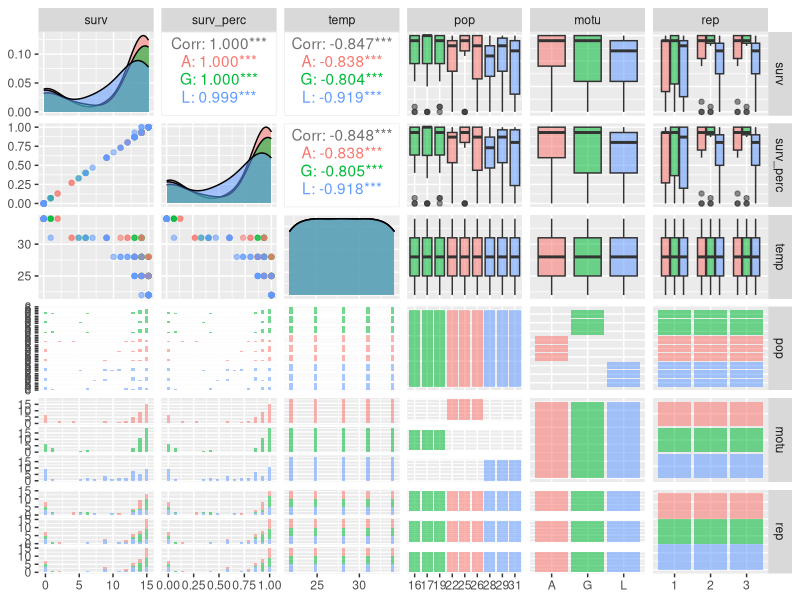
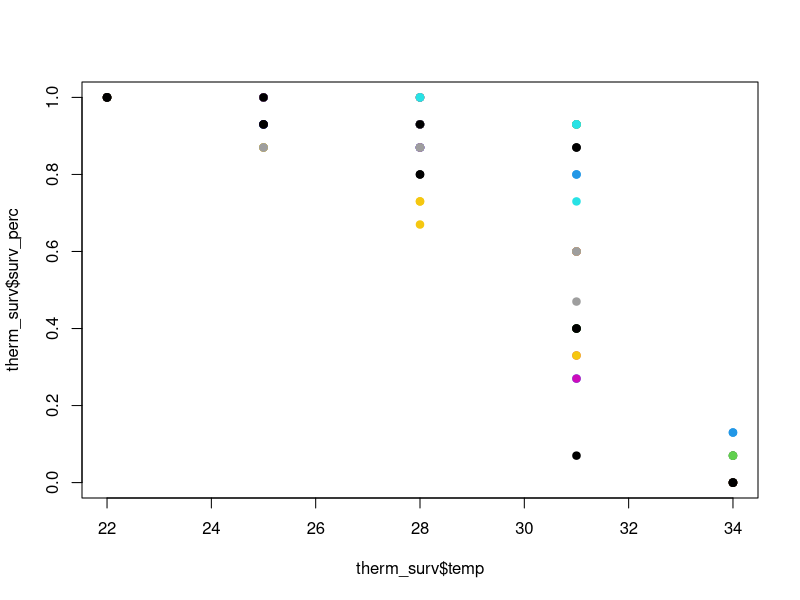
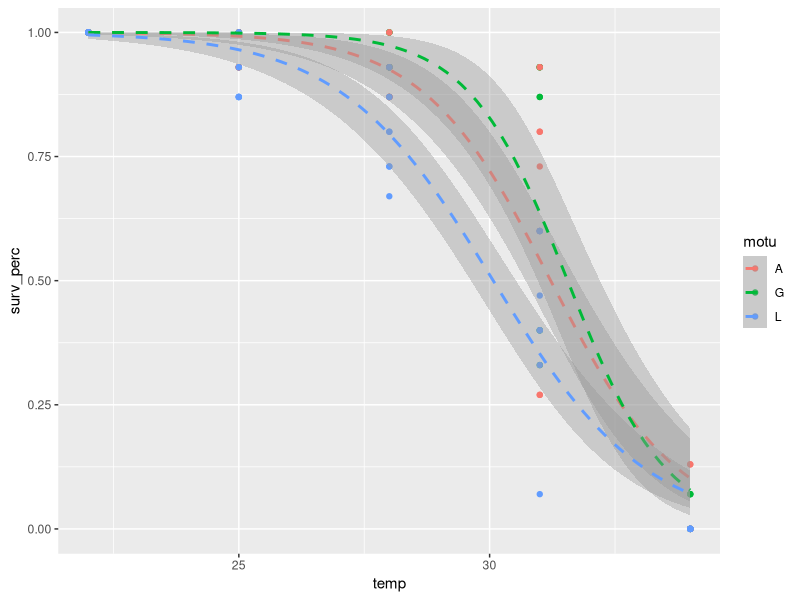
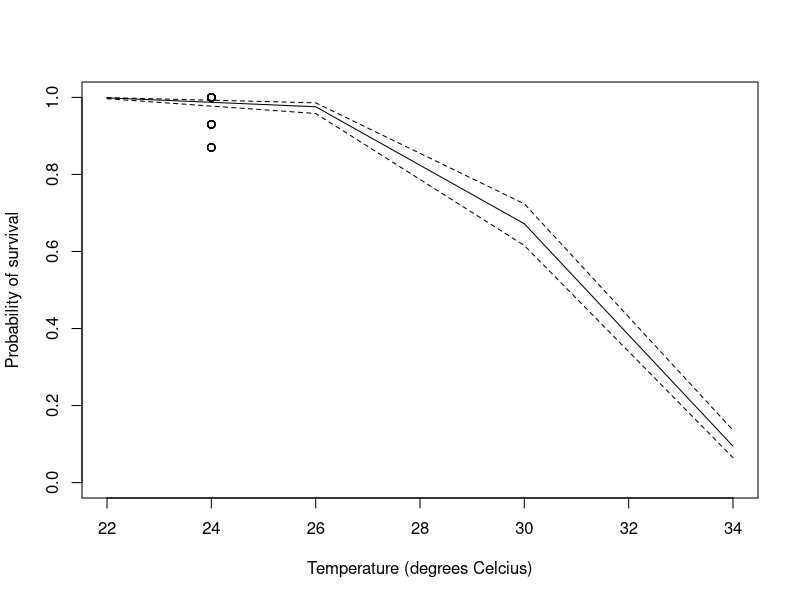

Here is the R script that generated these plots, in order:
## set WD
# setwd() # set the working directory

## load packages
library(survival)
library(survminer)
library(car) # logit transforming percentage data
library(GGally) # data explorartion
library(dplyr) # select function

## load data
therm_surv <- read.csv("gammroes_temp_survival_LF.csv", header = T, sep = ",", row.names = c(1) ,stringsAsFactors = FALSE)
therm_surv$pop <- as.factor(therm_surv$pop)
therm_surv$motu <- as.factor(therm_surv$motu)
therm_surv$rep <- as.factor(therm_surv$rep)

## data exploration
# change plot size (optional)
options(repr.plot.width = 20, repr.plot.height = 10)

therm_surv %>% 
  select("surv", "surv_perc", "temp", "pop", "motu", "rep") %>%
  ggpairs(mapping = aes(color = therm_surv$motu, alpha = 0.5))

## GLM with binomial distribution
plot(therm_surv$surv_perc ~ therm_surv$temp,
     pch = 19,
     col = factor(therm_surv$pop))
mod <- glm(surv_perc ~ temp, data = therm_surv, family = binomial)
summary(mod)

mod2 <- glm(surv_perc ~ temp, data = therm_surv, family = quasibinomial)
summary(mod2) # dispersion parametre = 0.1644116

## generate prediction frame
ggplot(therm_surv, aes(temp, surv_perc, col = motu)) +
  geom_point() +
  xlim(22, 34) +
  geom_smooth(method = "glm", se = T,
              method.args = list(family = "quasibinomial"), linetype = "dashed")  ## use prediction data here

## visualising the glm
MyData <- data.frame(temp = 
                       seq(from = min(therm_surv$temp),
                           to = max(therm_surv$temp), by = 4))
P1 <- predict(mod2, newdata = MyData, type = "link", se = TRUE)
plot(MyData$temp, exp(P1$fit) / (1+exp(P1$fit)),
     type = "l", ylim = c(0, 1),
     xlab = "Temperature (degrees Celcius)",
     ylab = "Probability of survival")
lines(MyData$temp, exp(P1$fit + 1.96 * P1$se.fit) / 
      (1 + exp(P1$fit + 1.96 * P1$se.fit)), lty = 2)
lines(MyData$temp, exp(P1$fit - 1.96 * P1$se.fit) / 
        (1 + exp(P1$fit - 1.96 * P1$se.fit)), lty = 2)
points(therm_surv$time, therm_surv$surv_perc)

## Model validation
EP <- resid(mod2, type = "pearson")
ED <- resid(mod2, type = "deviance")
mu = predict(mod2, type = "response")
